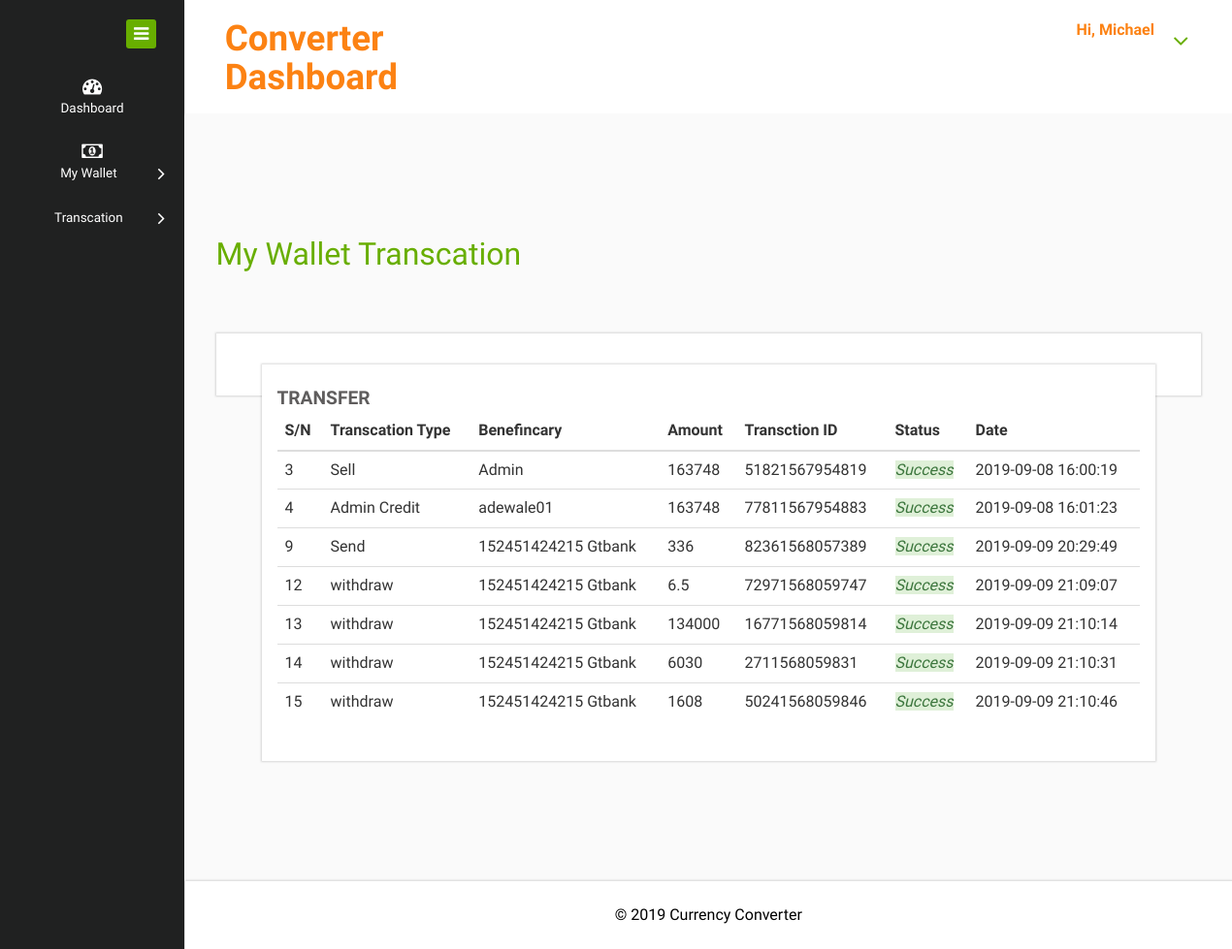
Page /transfer_trasc.php (signed in) on the committed database.
### tables this page shows
CREATE TABLE `user` (
  `id` int(11) NOT NULL,
  `fname` text NOT NULL,
  `lname` text NOT NULL,
  `Email` text NOT NULL,
  `Mobile` text NOT NULL,
  `password` text NOT NULL,
  `address` text NOT NULL,
  `state` text NOT NULL,
  `wallet` double NOT NULL,
  `wallet_id` varchar(200) NOT NULL,
  `status` text NOT NULL DEFAULT '0',
  `bank_acct` text NOT NULL,
  `bank_name` text NOT NULL,
  `acct_name` text NOT NULL,
  `created_date` datetime NOT NULL DEFAULT current_timestamp()
);

CREATE TABLE `payment` (
  `id` int(11) NOT NULL,
  `reciever` text NOT NULL,
  `email` text NOT NULL,
  `sender` text NOT NULL,
  `amount` text NOT NULL,
  `status` text NOT NULL,
  `method_payment` text NOT NULL,
  `transc_id` text NOT NULL,
  `trascation_id_code` text NOT NULL,
  `admin_status` enum('0','1','','') NOT NULL DEFAULT '0',
  `approve_date` text NOT NULL,
  `bank_acct` text NOT NULL,
  `bank_name` text NOT NULL,
  `acct_name` text NOT NULL,
  `created_date` datetime NOT NULL DEFAULT current_timestamp()
);

### transfer_trasc.php (the view)
<?php
include 'header.php';
$data="SELECT * FROM payment where sender = '$mywallet_id' OR reciever = '$mywallet_id'";
$query=mysqli_query($con,$data);
?>
<div class="blank">
    	<h2>My Wallet Transcation </h2>
    	<div class="blankpage-main">
    		<div class="col-md-12 chit-chat-layer1-left">
               <div class="work-progres">
                            <div class="chit-chat-heading">
                                   Transfer
                            </div>
                            <div class="table-responsive">
                                <table class="table table-hover">
                                  <thead>
                                    <tr>
                                      <th>S/N</th>
                                      <th>Transcation Type</th>
                                      <th>Benefincary</th>
                                      <th>Amount</th>
                                      <th>Transction ID</th>
                                      <th>Status</th>
                                      <th>Date</th>
                                  </tr>
                              </thead>
                              <tbody>
                                <?php
                                  while($row=mysqli_fetch_array($query)){
                                    $field1name = $row["id"];
                                    $field2name = $row["transc_id"];
                                    $field3name = $row["reciever"];
                                    $field4name = $row["amount"];
                                    $field5name = $row["trascation_id_code"];
                                    $field6name = $row["created_date"]; ?>
                                    <tr>
                                              <td><?php echo $field1name; ?></td>
                                              <td><?php echo $field2name; ?></td>
                                               <td><?php echo $field3name; ?></td>
                                                <td><?php echo $field4name; ?></td>
                                                 <td><?php echo $field5name; ?></td>
                                                <td><i class="alert-success">Success</i></td>
                                                <td><?php echo $field6name; ?></td>
                                          </tr>
                               <?php }?>
                          </tbody>
                      </table>
                  </div>
             </div>
      </div>
    	</div>
    </div>
<?php include 'footer.php'; ?>

### header.php (shortened to what this page needs)
<?php
 include 'database.php';
 $email = $_SESSION['Email'];
    $query = "SELECT * FROM user WHERE Email ='$email'";
  $Complete = mysqli_query($con,$query);
    $Rows=mysqli_fetch_assoc($Complete);
$mywallet_id = $Rows['wallet_id'];
 $fname=$Rows['fname'];
?>
<!DOCTYPE HTML>
<html>
<head>
<link href="css/bootstrap.css" rel="stylesheet" type="text/css" media="all">
<link href="css/style.css" rel="stylesheet" type="text/css" media="all"/>
<link href="css/font-awesome.css" rel="stylesheet">
</head>
<body>
<div class="page-container">
   <div class="left-content">
	   <div class="mother-grid-inner">
				<div class="header-main">
					<div class="header-left">
							<div class="logo-name">
									 <a href="index.html"> <h1>Converter Dashboard</h1>
								  </a>
							</div>
							<div class="clearfix"> </div>
						 </div>
						 <div class="header-right">
							<div class="profile_details">
								<ul>
									<li class="dropdown profile_details_drop">
										<a href="#" class="dropdown-toggle" data-toggle="dropdown" aria-expanded="false">
											<div class="profile_img">
												<div class="user-name">
													<p>Hi, <?php echo $fname ?></p>
												</div>
												<i class="fa fa-angle-down lnr"></i>
												<div class="clearfix"></div>
											</div>
										</a>
									</li>
								</ul>
							</div>
							<div class="clearfix"> </div>
						</div>
				     <div class="clearfix"> </div>
				</div>
<div class="inner-block">

### rows in the picture
user: fname "Michael"
payment: id "3", transc "Sell", reciever "Admin", amount "163748", trascation_id_code "51821567954819", created_date "2019-09-08 16:00:19"
payment: id "4", transc "Admin Credit", reciever "adewale01", amount "163748", trascation_id_code "77811567954883", created_date "2019-09-08 16:01:23"
payment: id "9", transc "Send", reciever "152451424215 Gtbank", amount "336", trascation_id_code "82361568057389", created_date "2019-09-09 20:29:49"
payment: id "12", transc "withdraw", reciever "152451424215 Gtbank", amount "6.5", trascation_id_code "72971568059747", created_date "2019-09-09 21:09:07"
payment: id "13", transc "withdraw", reciever "152451424215 Gtbank", amount "134000", trascation_id_code "16771568059814", created_date "2019-09-09 21:10:14"
payment: id "14", transc "withdraw", reciever "152451424215 Gtbank", amount "6030", trascation_id_code "2711568059831", created_date "2019-09-09 21:10:31"
payment: id "15", transc "withdraw", reciever "152451424215 Gtbank", amount "1608", trascation_id_code "50241568059846", created_date "2019-09-09 21:10:46"
